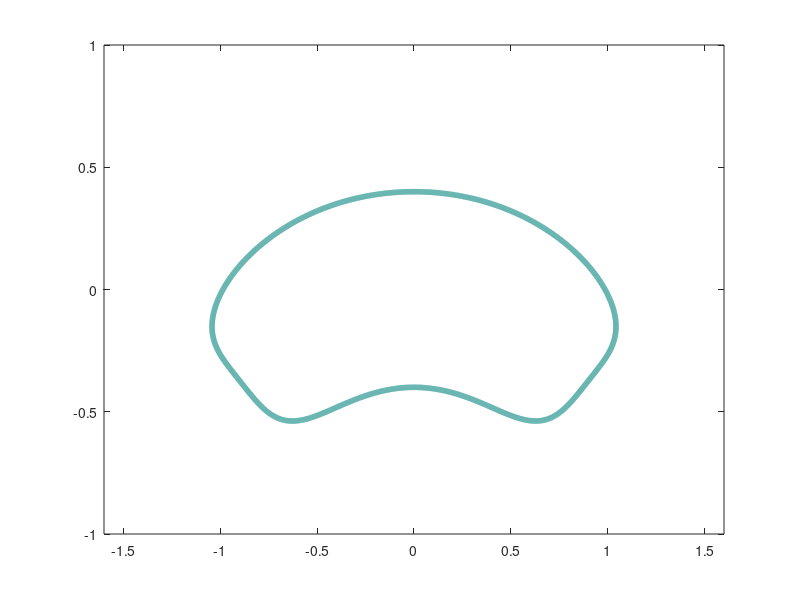

Write MATLAB code to recreate this figure.
function PlotGoalsObstacles()

%     plot_ellipse(P1, c1, c2, 'b');
% %     dim = [.62 .31 .3 .3];
% %     str = 'Safe Set';
% %     %annotation('textbox',dim,'String',str,'FitBoxToText','on','EdgeColor','none');
% %     text(0.5, 0.6, str, 'Color','black','FontSize',14, 'FontWeight', 'bold');
%     hold on   

    p = 4;
    sigma = [1, 0.4, pi/20];
    theta_k = pi/2;
    k = theta_k/(2*sigma(1));
    c = 1;
    theta0 = sign(k)*pi/2;
    [x,y] = meshgrid(-1.6:0.001:1.6, -1:0.001:1);

    x_new = k.*x;
    y_new = k.*y + 1;

    R = ((x_new).^2 + (y_new).^2).^(1/2);
    theta = atan2(y_new, x_new);

    alpha = abs(R - c)/sigma(2);
    beta = abs(theta - theta0)/sigma(1);

    Hg = abs(k) - (alpha.^(p) + beta.^(p)).^(1/p);

    contour(x, y, Hg,[0, 0], 'LineWidth', 4, 'ShowText', 'off');
    hold on
    
end